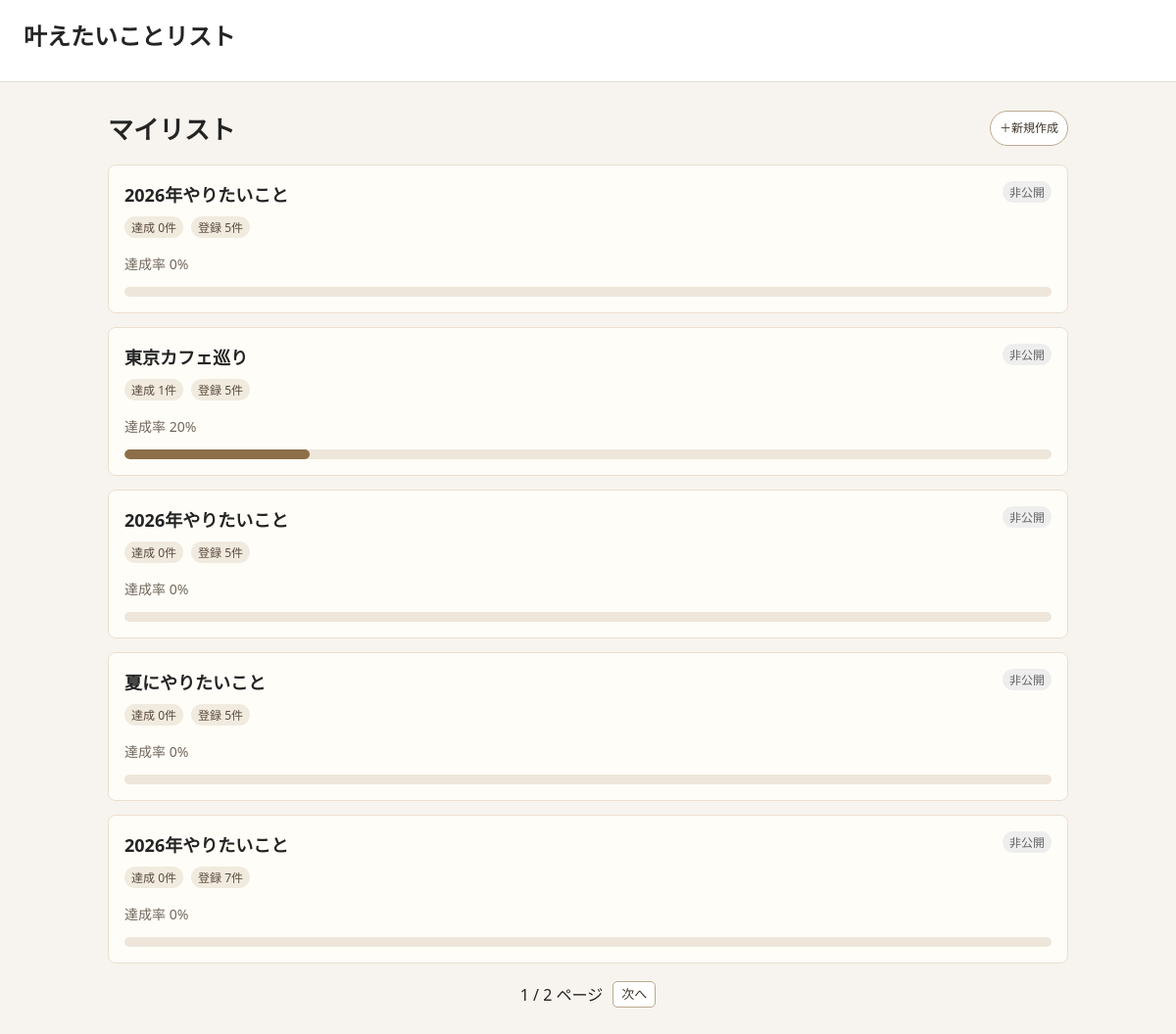
Page /yearly/ (signed in) on the committed database.
### goals/models.py (models this page shows, shortened)
class YearPlan(models.Model):
    TARGET_CHOICES = GoalSetting.TARGET_CHOICES
    user = models.ForeignKey(
        settings.AUTH_USER_MODEL,
        verbose_name="ユーザー",
        on_delete=models.CASCADE,
        related_name="year_plans",
    )
    year = models.PositiveIntegerField("Year")
    list_title = models.CharField("リスト名", max_length=120, blank=True)
    target_count = models.PositiveIntegerField("Target count", choices=TARGET_CHOICES, default=100)
    is_public = models.BooleanField("この年のリストを公開する", default=False)
    updated_at = models.DateTimeField(auto_now=True)
    class Meta:
        ordering = ["-year"]

### goals/views.py (the view)
# urls.py: path("yearly/", views.yearly_goal_list, name="yearly_goal_list"),
@login_required
def yearly_goal_list(request):
    plans = YearPlan.objects.filter(user=request.user).annotate(
        goals_count=Count("goals"),
        goals_done_count=Count("goals", filter=Q(goals__is_done=True)),
    ).order_by("-updated_at", "-pk")
    plans = list(plans)
    for plan in plans:
        plan.progress_percent = progress_percent(plan.goals_done_count, plan.goals_count)
    paginator = Paginator(plans, 5)
    page_obj = paginator.get_page(request.GET.get("page"))
    return render(request, "goals/yearly_goal_list.html", {
        "page_obj": page_obj,
        "plans": page_obj.object_list,
    })

### goals/views.py (called while the page is built)
def progress_percent(done_count, total_count):
    if total_count <= 0:
        return 0
    return min(round(done_count / total_count * 100), 100)

### goals/templates/goals/yearly_goal_list.html (shortened to what this page needs)
{% extends "goals/base.html" %}
{% block content %}
<div class="my-list-title-row">
    <h2>マイリスト</h2>
    <a class="button pill-button" href="{% url 'goals:my_list_add' %}">＋新規作成</a>
</div>
<section class="my-list-grid">
    {% for plan in plans %}
        <article class="my-list-card">
            <div class="my-list-card-header">
                <div>
                    <h3><a href="{% url 'goals:my_list_detail' plan.pk %}">{{ plan.list_title|default:"マイリスト" }}</a></h3>
                </div>
                <span class="status-pill {% if not plan.is_public %}private{% endif %}">
                    {% if plan.is_public %}公開{% else %}非公開{% endif %}
                </span>
            </div>
            <div class="my-list-stats">
                <span class="status-pill">達成 {{ plan.goals_done_count }}件</span>
                <span class="status-pill">登録 {{ plan.goals_count }}件</span>
            </div>
            <div>
                <p class="meta">達成率 {{ plan.progress_percent }}%</p>
                <div class="progress-track">
                    <div class="progress-bar" style="width: {{ plan.progress_percent }}%;"></div>
                </div>
            </div>
        </article>
    {% empty %}
        <p class="notice">マイリストはまだありません。</p>
    {% endfor %}
</section>
{% if page_obj.paginator.num_pages > 1 %}
    <nav class="pagination">
        <span>{{ page_obj.number }} / {{ page_obj.paginator.num_pages }} ページ</span>
        {% if page_obj.has_next %}
            <a class="button small-button" href="?page={{ page_obj.next_page_number }}">次へ</a>
        {% endif %}
    </nav>
{% endif %}
{% endblock %}

### goals/templates/goals/base.html (style rules this page uses)
body { margin: 0; color: #242424; background: #f7f4ef; font-family: system-ui, -apple-system, BlinkMacSystemFont, "Segoe UI", sans-serif; }
nav a, .button, .user-menu summary { display: inline-block; border: 1px solid #bca98f; border-radius: 6px; padding: 8px 12px; color: #3d3327; background: #ffffff; text-decoration: none; cursor: pointer; font: inherit; }
.meta { color: #71675c; font-size: 14px; margin-top: 6px; }
.small-button { border-radius: 5px; padding: 4px 8px; font-size: 13px; line-height: 1.3; }
.status-pill { display: inline-block; border-radius: 999px; background: #f1eadf; color: #5a4c3d; padding: 2px 7px; font-size: 12px; white-space: nowrap; }
.status-pill.private { background: #eeeeee; color: #666666; }
.progress-track { width: 100%; height: 10px; overflow: hidden; border-radius: 999px; background: #eee6da; }
.progress-bar { height: 100%; border-radius: inherit; background: #8c6f48; }
.pill-button, .want-button, .together-button, .public-list-actions .button, .notebook-actions .button, .page-control .button { display: inline-flex; align-items: center; justify-content: center; min-width: 0; min-height: 26px; border-radius: 999px; padding: 4px 9px; font-size: 12px; line-height: 1.2; white-space: nowrap; }

### goals/templates/goals/yearly_goal_list.html (style rules this page uses)
.my-list-grid { display: grid; gap: 14px; }
.my-list-title-row { display: flex; align-items: center; justify-content: space-between; gap: 12px; margin-bottom: 18px; }
.my-list-title-row h2 { margin: 0; font-size: 26px; }
.my-list-card { display: grid; gap: 10px; border: 1px solid #eadfce; border-radius: 8px; background: #fffdf8; padding: 16px; }
.my-list-card-header { display: flex; align-items: flex-start; justify-content: space-between; gap: 12px; }
.my-list-card h3 { margin: 0; font-size: 18px; }
.my-list-card h3 a { color: inherit; text-decoration: none; }
.my-list-stats { display: flex; flex-wrap: wrap; gap: 8px; align-items: center; }
.pagination { display: flex; gap: 10px; align-items: center; justify-content: center; margin-top: 18px; }

### rows in the picture
YearPlan: list_title "2026年やりたいこと", is_public "非公開", goals_done_count "0", goals_count "5", progress_percent "0"
YearPlan: list_title "東京カフェ巡り", is_public "非公開", goals_done_count "1", goals_count "5", progress_percent "20"
YearPlan: list_title "2026年やりたいこと", is_public "非公開", goals_done_count "0", goals_count "5", progress_percent "0"
YearPlan: list_title "夏にやりたいこと", is_public "非公開", goals_done_count "0", goals_count "5", progress_percent "0"
YearPlan: list_title "2026年やりたいこと", is_public "非公開", goals_done_count "0", goals_count "7", progress_percent "0"

### other values in the picture
{{ page_obj.number }} "1"
{{ page_obj.paginator.num_pages }} "2"
